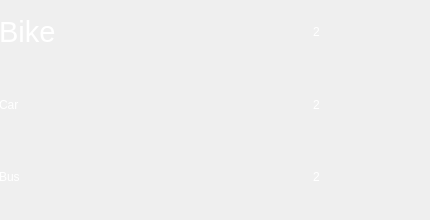
         <widget class="QWidget" name="defaultPage">
          <widget class="QWidget" name="gridLayoutWidget_5">
           <property name="geometry">
            <rect>
             <x>-1</x>
             <y>-1</y>
             <width>421</width>
             <height>211</height>
            </rect>
           </property>
           <layout class="QGridLayout" name="gridLayout_3">
            <item row="0" column="0">
             <widget class="QLabel" name="bikeLabel">
              <property name="font">
               <font>
                <family>MS Shell Dlg 2</family>
                <pointsize>22</pointsize>
                <weight>50</weight>
                <italic>false</italic>
                <bold>false</bold>
               </font>
              </property>
              <property name="styleSheet">
               <string notr="true">font: 22pt &quot;MS Shell Dlg 2&quot;;
color: rgb(255, 255, 255);</string>
              </property>
              <property name="text">
               <string>Bike</string>
              </property>
             </widget>
            </item>
            <item row="1" column="0">
             <widget class="QLabel" name="carLabel">
              <property name="styleSheet">
               <string notr="true">font: 22pt &quot;MS Shell Dlg 2&quot;;
color: rgb(255, 255, 255);</string>
              </property>
              <property name="text">
               <string>Car</string>
              </property>
             </widget>
            </item>
            <item row="2" column="0">
             <widget class="QLabel" name="busLabel">
              <property name="styleSheet">
               <string notr="true">font: 22pt &quot;MS Shell Dlg 2&quot;;
color: rgb(255, 255, 255);</string>
              </property>
              <property name="text">
               <string>Bus</string>
              </property>
             </widget>
            </item>
            <item row="0" column="1">
             <widget class="QLabel" name="defaultBikeCount">
              <property name="layoutDirection">
               <enum>Qt::LeftToRight</enum>
              </property>
              <property name="styleSheet">
               <string notr="true">font: 22pt &quot;MS Shell Dlg 2&quot;;
color: rgb(255, 255, 255);</string>
              </property>
              <property name="text">
               <string>2</string>
              </property>
              <property name="alignment">
               <set>Qt::AlignCenter</set>
              </property>
             </widget>
            </item>
            <item row="1" column="1">
             <widget class="QLabel" name="defaultCarCount">
              <property name="styleSheet">
               <string notr="true">font: 22pt &quot;MS Shell Dlg 2&quot;;
color: rgb(255, 255, 255);</string>
              </property>
              <property name="text">
               <string>2</string>
              </property>
              <property name="alignment">
               <set>Qt::AlignCenter</set>
              </property>
             </widget>
            </item>
            <item row="2" column="1">
             <widget class="QLabel" name="defaultBusCount">
              <property name="styleSheet">
               <string notr="true">font: 22pt &quot;MS Shell Dlg 2&quot;;
color: rgb(255, 255, 255);</string>
              </property>
              <property name="text">
               <string>2</string>
              </property>
              <property name="alignment">
               <set>Qt::AlignCenter</set>
              </property>
             </widget>
            </item>
           </layout>
          </widget>
         </widget>
